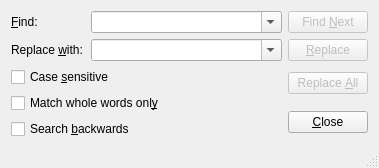
<ui version="4.0" >
 <author></author>
 <comment></comment>
 <exportmacro></exportmacro>
 <class>QSearchUi</class>
 <widget class="QDialog" name="QSearchUi" >
  <property name="geometry" >
   <rect>
    <x>0</x>
    <y>0</y>
    <width>379</width>
    <height>168</height>
   </rect>
  </property>
  <property name="windowTitle" >
   <string/>
  </property>
  <property name="sizeGripEnabled" >
   <bool>true</bool>
  </property>
  <layout class="QGridLayout" >
   <property name="margin" >
    <number>11</number>
   </property>
   <property name="spacing" >
    <number>6</number>
   </property>
   <item row="0" column="0" >
    <widget class="QLabel" name="findLA" >
     <property name="text" >
      <string>&amp;Find:</string>
     </property>
     <property name="buddy" >
      <cstring>findCO</cstring>
     </property>
    </widget>
   </item>
   <item row="0" column="1" colspan="2" >
    <widget class="QComboBox" name="findCO" >
     <property name="sizePolicy" >
      <sizepolicy>
       <hsizetype>3</hsizetype>
       <vsizetype>0</vsizetype>
       <horstretch>0</horstretch>
       <verstretch>0</verstretch>
      </sizepolicy>
     </property>
     <property name="focusPolicy" >
      <enum>Qt::StrongFocus</enum>
     </property>
     <property name="editable" >
      <bool>true</bool>
     </property>
     <property name="maxCount" >
      <number>666</number>
     </property>
     <property name="insertPolicy" >
      <enum>QComboBox::InsertAtTop</enum>
     </property>
     <property name="autoCompletion" >
      <bool>false</bool>
     </property>
     <property name="duplicatesEnabled" >
      <bool>false</bool>
     </property>
    </widget>
   </item>
   <item row="1" column="0" >
    <widget class="QLabel" name="replaceLA" >
     <property name="text" >
      <string>Replace &amp;with:</string>
     </property>
     <property name="buddy" >
      <cstring>replaceCO</cstring>
     </property>
    </widget>
   </item>
   <item row="1" column="1" colspan="2" >
    <widget class="QComboBox" name="replaceCO" >
     <property name="sizePolicy" >
      <sizepolicy>
       <hsizetype>3</hsizetype>
       <vsizetype>0</vsizetype>
       <horstretch>0</horstretch>
       <verstretch>0</verstretch>
      </sizepolicy>
     </property>
     <property name="editable" >
      <bool>true</bool>
     </property>
     <property name="maxCount" >
      <number>666</number>
     </property>
     <property name="insertPolicy" >
      <enum>QComboBox::InsertAtTop</enum>
     </property>
     <property name="autoCompletion" >
      <bool>false</bool>
     </property>
     <property name="duplicatesEnabled" >
      <bool>false</bool>
     </property>
    </widget>
   </item>
   <item row="2" column="0" colspan="2" >
    <widget class="QCheckBox" name="caseCB" >
     <property name="text" >
      <string>Case &amp;sensitive</string>
     </property>
    </widget>
   </item>
   <item rowspan="2" row="3" column="0" colspan="2" >
    <widget class="QCheckBox" name="wordsCB" >
     <property name="text" >
      <string>Match whole words onl&amp;y</string>
     </property>
    </widget>
   </item>
   <item row="2" column="2" >
    <spacer>
     <property name="orientation" >
      <enum>Qt::Horizontal</enum>
     </property>
     <property name="sizeType" >
      <enum>QSizePolicy::Expanding</enum>
     </property>
     <property name="sizeHint" >
      <size>
       <width>20</width>
       <height>20</height>
      </size>
     </property>
    </spacer>
   </item>
   <item row="6" column="0" colspan="2" >
    <spacer>
     <property name="orientation" >
      <enum>Qt::Vertical</enum>
     </property>
     <property name="sizeType" >
      <enum>QSizePolicy::Expanding</enum>
     </property>
     <property name="sizeHint" >
      <size>
       <width>20</width>
       <height>20</height>
      </size>
     </property>
    </spacer>
   </item>
   <item row="6" column="3" >
    <spacer>
     <property name="orientation" >
      <enum>Qt::Vertical</enum>
     </property>
     <property name="sizeType" >
      <enum>QSizePolicy::Expanding</enum>
     </property>
     <property name="sizeHint" >
      <size>
       <width>20</width>
       <height>20</height>
      </size>
     </property>
    </spacer>
   </item>
   <item row="0" column="3" >
    <widget class="QPushButton" name="findPB" >
     <property name="enabled" >
      <bool>false</bool>
     </property>
     <property name="text" >
      <string>Find &amp;Next</string>
     </property>
     <property name="default" >
      <bool>true</bool>
     </property>
    </widget>
   </item>
   <item row="1" column="3" >
    <widget class="QPushButton" name="replacePB" >
     <property name="enabled" >
      <bool>false</bool>
     </property>
     <property name="text" >
      <string>&amp;Replace</string>
     </property>
    </widget>
   </item>
   <item rowspan="2" row="2" column="3" >
    <widget class="QPushButton" name="replaceallPB" >
     <property name="enabled" >
      <bool>false</bool>
     </property>
     <property name="text" >
      <string>Replace &amp;All</string>
     </property>
    </widget>
   </item>
   <item row="5" column="0" colspan="2" >
    <widget class="QCheckBox" name="backwardsCB" >
     <property name="text" >
      <string>Search &amp;backwards</string>
     </property>
    </widget>
   </item>
   <item rowspan="2" row="4" column="3" >
    <widget class="QPushButton" name="closePB" >
     <property name="text" >
      <string>&amp;Close</string>
     </property>
    </widget>
   </item>
  </layout>
 </widget>
 <pixmapfunction></pixmapfunction>
 <tabstops>
  <tabstop>findCO</tabstop>
  <tabstop>replaceCO</tabstop>
  <tabstop>caseCB</tabstop>
  <tabstop>wordsCB</tabstop>
  <tabstop>backwardsCB</tabstop>
  <tabstop>findPB</tabstop>
  <tabstop>replacePB</tabstop>
  <tabstop>replaceallPB</tabstop>
  <tabstop>closePB</tabstop>
 </tabstops>
 <resources/>
 <connections/>
</ui>
